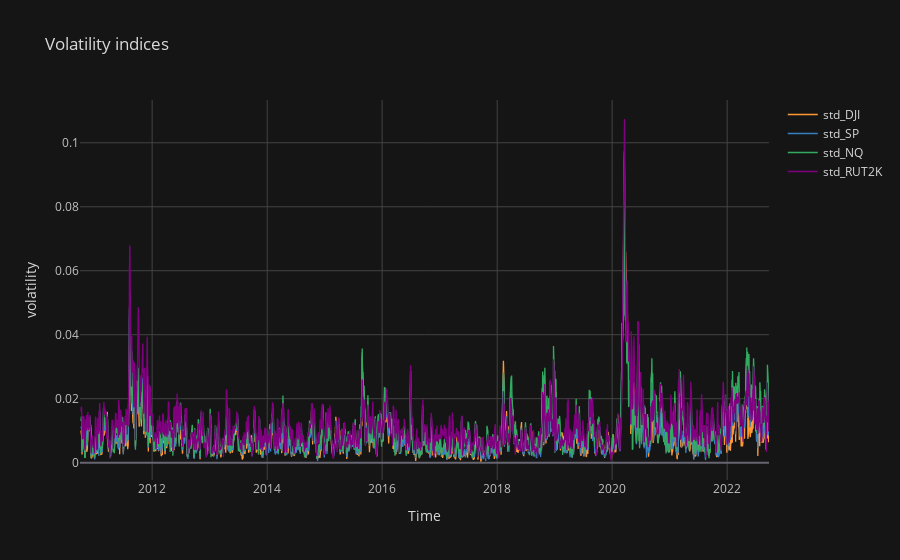

Notebook code for this chart:
### Code cell
# plot volatility of indices
df_indices[["std_DJI","std_SP","std_NQ","std_RUT2K"]].iplot(title="Volatility indices",
                                                                           xTitle="Time",
                                                                           yTitle="volatility",
                                                                           theme= "solar")

### Figure 1 — Plotly figure (JSON) as saved in the notebook; plotly's stock layout.template omitted (floating-point values rounded to 4 significant figures; data arrays with more than 128 entries replaced by an {"elided": "..."} marker saying what was removed)
{"data": [{"line": {"color": "rgba(255, 153, 51, 1.0)", "dash": "solid", "shape": "linear", "width": 1.3}, "mode": "lines", "name": "std_DJI", "text": "", "type": "scatter", "x": {"elided": "3029 str values"}, "y": {"elided": "3029 mixed values"}}, {"line": {"color": "rgba(55, 128, 191, 1.0)", "dash": "solid", "shape": "linear", "width": 1.3}, "mode": "lines", "name": "std_SP", "text": "", "type": "scatter", "x": {"elided": "3029 str values"}, "y": {"elided": "3029 mixed values"}}, {"line": {"color": "rgba(50, 171, 96, 1.0)", "dash": "solid", "shape": "linear", "width": 1.3}, "mode": "lines", "name": "std_NQ", "text": "", "type": "scatter", "x": {"elided": "3029 str values"}, "y": {"elided": "3029 mixed values"}}, {"line": {"color": "rgba(128, 0, 128, 1.0)", "dash": "solid", "shape": "linear", "width": 1.3}, "mode": "lines", "name": "std_RUT2K", "text": "", "type": "scatter", "x": {"elided": "3029 str values"}, "y": {"elided": "3029 mixed values"}}], "layout": {"legend": {"bgcolor": "#151516", "font": {"color": "#D9D9D9"}}, "paper_bgcolor": "#151516", "plot_bgcolor": "#151516", "title": {"font": {"color": "#D9D9D9"}, "text": "Volatility indices"}, "xaxis": {"gridcolor": "#434343", "showgrid": true, "tickfont": {"color": "#C2C2C2"}, "title": {"font": {"color": "#D9D9D9"}, "text": "Time"}, "zerolinecolor": "#666570"}, "yaxis": {"gridcolor": "#434343", "showgrid": true, "tickfont": {"color": "#C2C2C2"}, "title": {"font": {"color": "#D9D9D9"}, "text": "volatility"}, "zerolinecolor": "#666570"}}}
